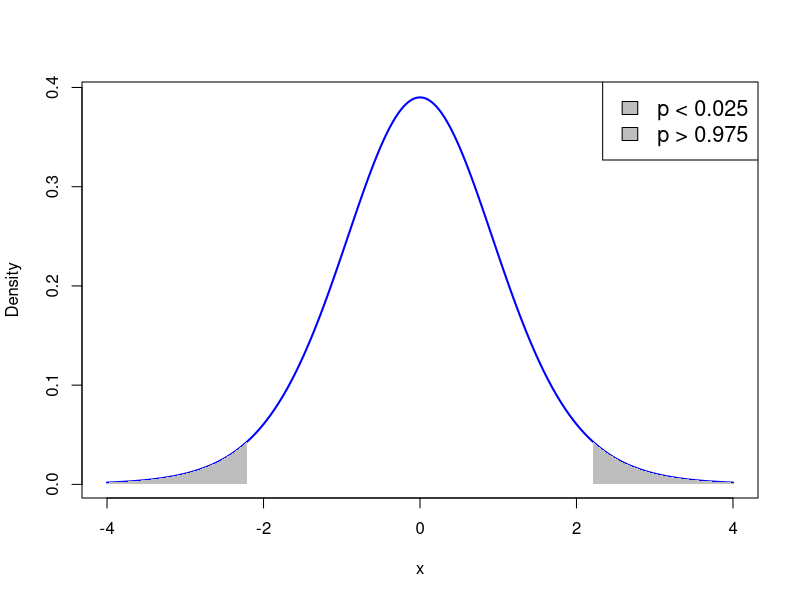
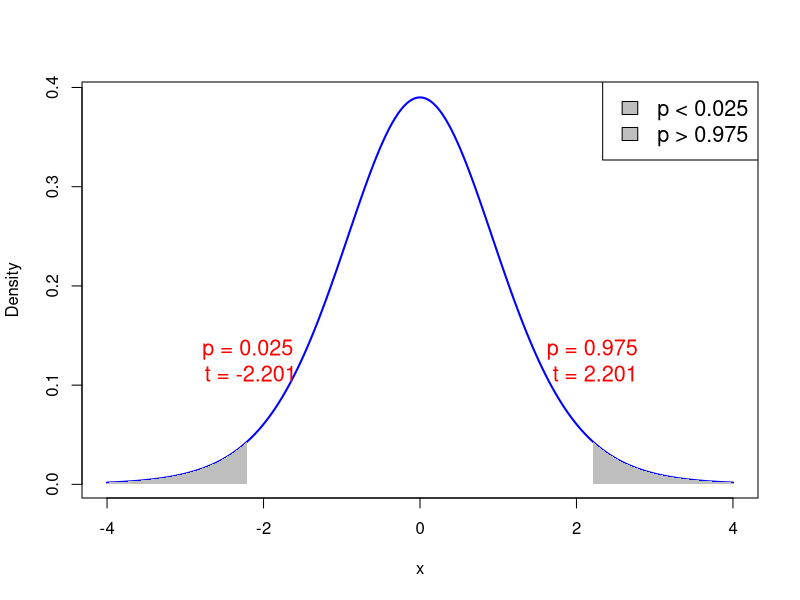
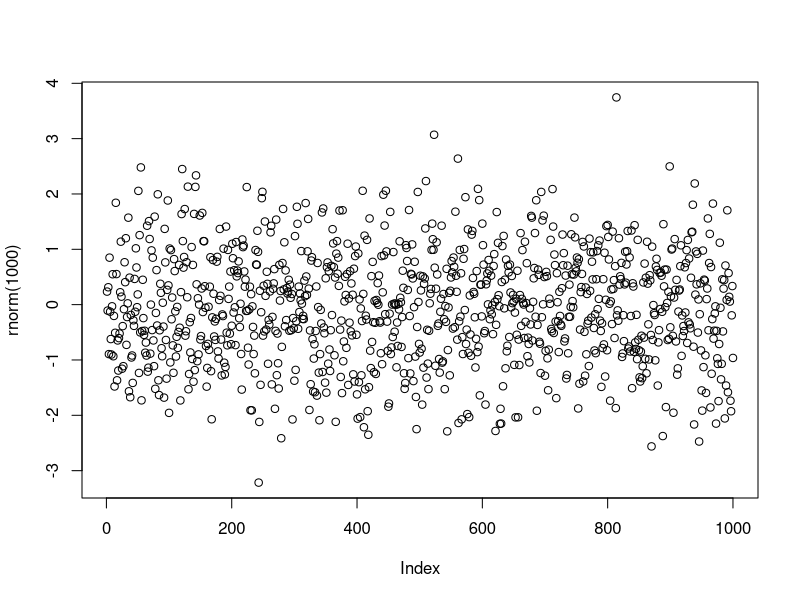
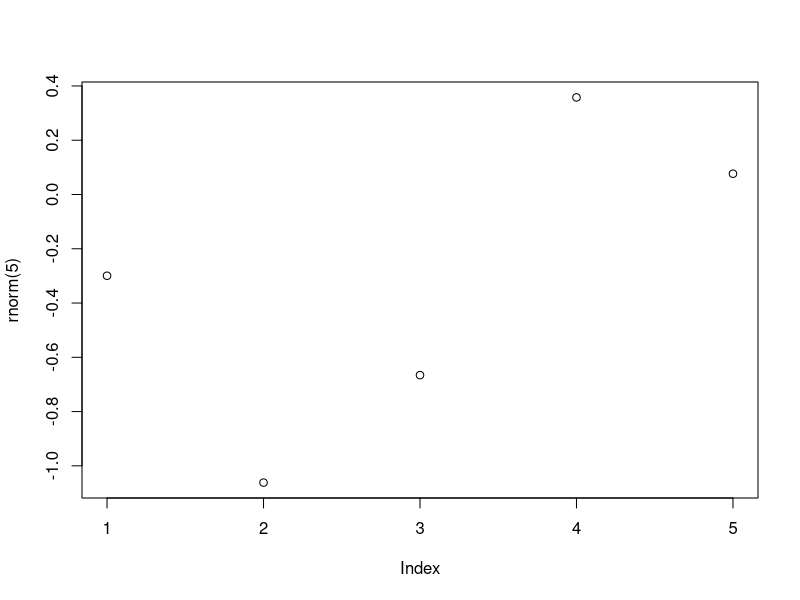
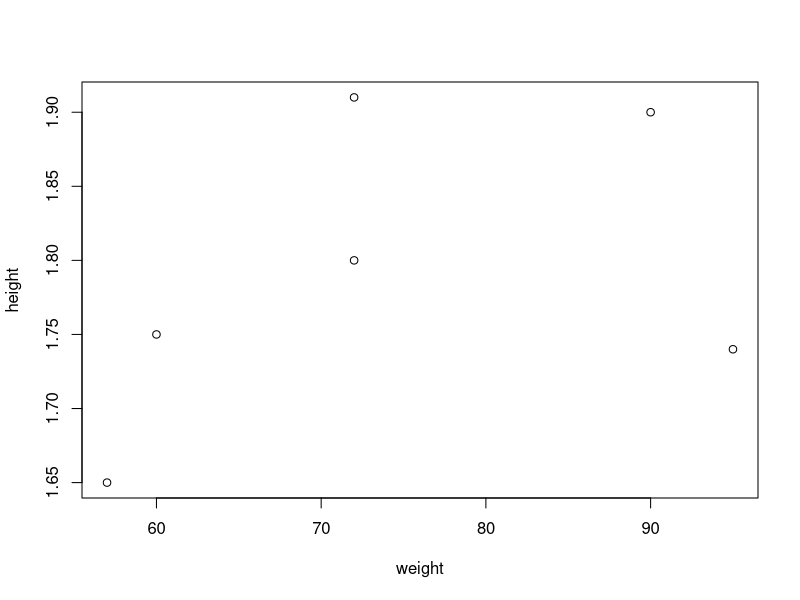
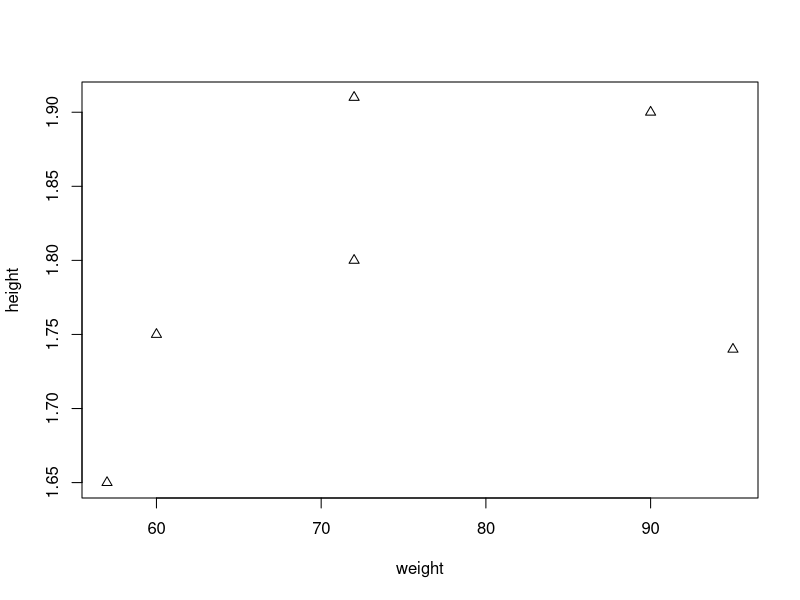
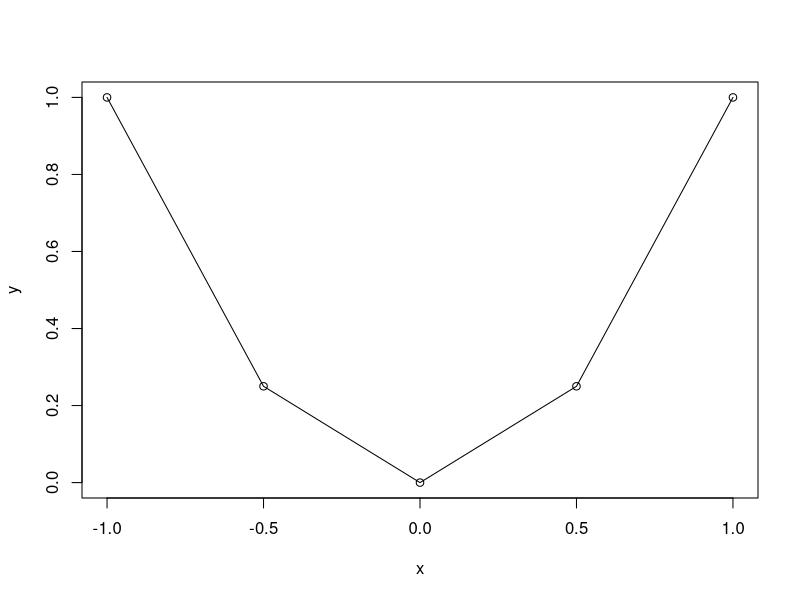
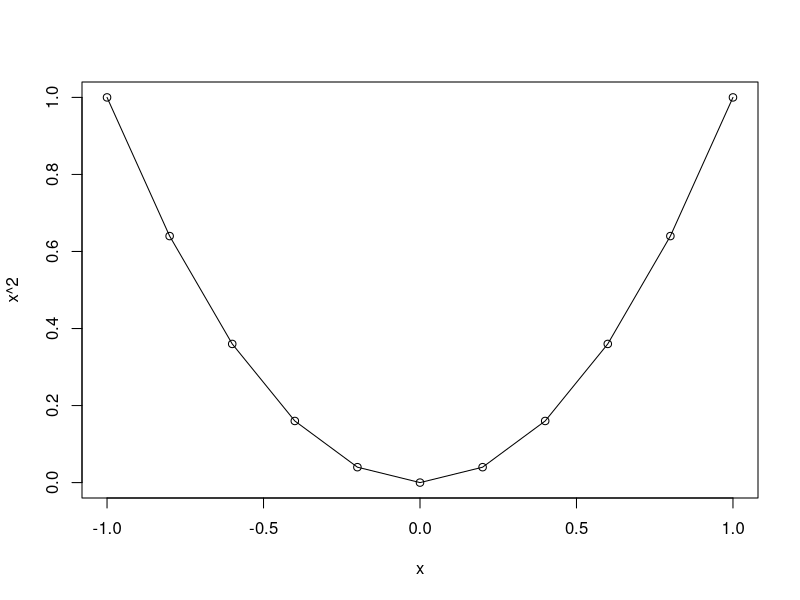

The R source for these figures, in order:
#
#
#
#
#
#
#
#
#
#
#
#
#
#
#
#
#
#
#
#
#
#
#
#
#
#
#
#
#
#
#
#
#
#
#
#
#
#
#
#
#
#
#
#
#
#
#
#
#
#
#
#
#
#
#
#
#
#
#
#
#
#
#
#
#
#
#
#
#
#
#
#
#
#
#
#
#
#
#
#
#
#
#
#
#
#
#
#
#
#
#
#
#
#
#
#
#
#
#
#
#
#
#
#
#
#
#
#
#
#
#
#
#
#
#
#
#
#
#
#
#
#
#
#
#
#
#
#
#
#
#
#
#
#
#
#
#
#
#
#
#
#
#
#
#
#
#
#
#
#
#
#
#
#
#
#
#
#
#
#
#
#
#
#
#
#
#
#
#
#
#
#
#
#
#
#
#
#
# Degrees of freedom
df <- 11

# Values for x-axis
x <- seq(-4, 4, length.out = 1000)

# Calculate PDF of t-distribution
pdf <- dt(x, df)

# Plot PDF
plot(x, pdf, type = "l", col = "blue", lwd = 2, xlab = "x", ylab = "Density")

# Shade area where p-value < 0.025
x_fill_left <- x[x <= qt(0.025, df)]
y_fill_left <- pdf[x <= qt(0.025, df)]
polygon(c(x_fill_left, rev(x_fill_left)), c(y_fill_left, rep(0, length(y_fill_left))), col = "gray", border = NA)

# Shade area where p-value > 0.975
x_fill_right <- x[x >= qt(0.975, df)]
y_fill_right <- pdf[x >= qt(0.975, df)]
polygon(c(x_fill_right, rev(x_fill_right)), c(y_fill_right, rep(0, length(y_fill_right))), col = "gray", border = NA)

# Add legend
legend("topright", legend = c("p < 0.025", "p > 0.975"), fill = "gray", cex = 1.3)


#
#
#
#
#
#
#
#
#
#
#
#
#
#
#
#
#
#
#
#
#
#
#
#
#
#
#
#
#
#
#
#
#
#
#
#
#
#
#
#
#
#
#
#
#
#
#
#
#
#
#
#
#
#
#
#
#
#
#
#
#
#
#
#
#
#
#
#
#
#
#
#
#
#
#
#
#
#
#
#
#
#
#
#
#
#
#
#
#
#
#
#
#
#
#
#
#
#
#
#
#
#
#
#
#
#
#
#
#
#
#
#
#
#
#
#
#
#
#
#
#
#
#
#
#
#
#
#
#
#
#
#
#
#
#
#
#
#
#
#
#
#
#
#
#
#
#
#
#
#
#
#
#
#
#
#
#
#
#
#
#
#
#
#
#
#
#
#
#
#
#
#
#
#
#
#
#
#
#
#
#
#
#
#
#
#
#
#
#
#
#
#
#
#
#
#
#
#
#
#
#
#
#
#
#
#
#
#
#
#
#
#
#
#
#
#
#
# Degrees of freedom
df <- 11

# Values for x-axis
x <- seq(-4, 4, length.out = 1000)

# Calculate PDF of t-distribution
pdf <- dt(x, df)

# Plot PDF
plot(x, pdf, type = "l", col = "blue", lwd = 2, xlab = "x", ylab = "Density")

# Shade area where p-value < 0.025
x_fill_left <- x[x <= qt(0.025, df)]
y_fill_left <- pdf[x <= qt(0.025, df)]
polygon(c(x_fill_left, rev(x_fill_left)), c(y_fill_left, rep(0, length(y_fill_left))), col = "gray", border = NA)

# Shade area where p-value > 0.975
x_fill_right <- x[x >= qt(0.975, df)]
y_fill_right <- pdf[x >= qt(0.975, df)]
polygon(c(x_fill_right, rev(x_fill_right)), c(y_fill_right, rep(0, length(y_fill_right))), col = "gray", border = NA)

# Add annotations for p value = 0.025 on both sides
text(qt(0.025, df), dt(qt(0.025, df), df) + 0.05, paste("p = 0.025\n t =", round(qt(0.025, df), 4)), pos = 3, col = "red", cex = 1.3, adj = c(8.5, 4.5))
text(qt(0.975, df), dt(qt(0.975, df), df) + 0.05, paste("p = 0.975\n t =", round(qt(0.975, df), 4)), pos = 3, col = "red", cex = 1.3, adj = c(5.5, 4.5))

# Add legend
legend("topright", legend = c("p < 0.025", "p > 0.975"), fill = "gray", cex = 1.3)


#
#
#
#
#
#
#
#
#
#
#
#
#
#
#
#
#
#
#
#
#
#
#
#
#
#
#
#
#
#
#
#
#
#
#
#
#
#
#
#
#
#
#
#
#
#
#
#
#
#
#
#
#
#
#
#
#
#
#
#
#
#
#
#
#
#
#
#
#
#
#
#
#
#
#
#
#
#
#
#
#
#
#
#
#
#
#
#
#
#
#
#
#
#
#
#
#
#
#
#
#
#
#
#
#
#
#
#
#
#
#
#
#
#
#
#
#
#
#
#
#
#
#
#
#
#
#
#
#
#
#
#
#
#
#
#
#
#
#
#
#
#
#
#
#
#
#
#
#
#
#
#
#
#
#
#
#
#
#
#
#
#
#
#
#
#| echo: true
plot(rnorm(1000))
#
#
#
#
#
#
#
#
#
#
#
#| echo: true

2 + 2
2 * 3 - 1 + 2 ^ 7
exp(-10)
log(2)
pi
sin(pi/2)

#
#
#
#
#
#
#
#
#
#
#
#
#
#
#
#
#
#
#
#
#
#
#
#
#
#
#
#
#
#
#
#
#
#
#
#
#
#
#
#
#
#
#
#
#
#
#
#
#
#
#
#
#
#
#
#
#
#
#
#
#
#
#
#
#
#
#
#
#
#
#
#
#
#
#
#
#
#
#
#
#
#
#
#| echo: true

# This is a comment in R
# Comments are ignored by R

1 + 1   # This works out the result of one plus one!
#
#
#
#
#
#
#
#
#
#
#
#
#
#
#
#
#
#
#
#
#
#
#
#
#
#
#
#
#
#
#
#
#
#
#
#
#
#
#
#
#
#
#
#
#
#
#
#
#
#
#
#
#
#
#
#
#
#
#
#
#
#
#
#
#
#
#
#
#
#| echo: true
rnorm(5)
#
#
#
#
#
#| echo: true
#| output-location: slide
plot(rnorm(5))
#
#
#
#
#
#
#
#
#
#
#
#
#
#
#
#
#
#
#
#
#
#
#
#
#
#
#
#
#
#| echo: true
x <- 2
x
#
#
#
#
#
#
#
#
#
#
#
#
#| echo: true
x <- 2
x + x
x
#
#
#
#
#
#
#
#
#
#
#
#
#
#
#
#
#
#
#
#
#
#
#
#
#
#
#
#
x <- 2
print(x)
#
#
#
#
#
#
#
#
#
#
#
#
#
#
#
#
#
#
#
#
#
#
#| echo: true
sentence <- "Stats is great!"
print(sentence)
#
#
#
#
#
#
#
#
#| echo: true
sentence <- "Stats is great!"
cat(sentence)
#
#
#
#
#
#
#
#
#
#
#| echo: true

# Store the result of 2 + 2 in variable two.plus.two

two.plus.two <- 2 + 2

# We want to print to screen the following message:
# "The result of 2 + 2 is two.plus.two"

cat("The result of 2 + 2 is", two.plus.two)
#
#
#
#
#
#
#
#
#
#
#
#
#
#
#
#
#
#
#
#
#
#
#
#
#
#
#
#
#
#
#
#
#
#
#
#
#
#
#
#
#
#
#
#
#
#
#
#
#
#
#
#
#
#
#
# This codes sums two numbers and prints result on screen
x <- 1
y <- 2

result <- x + y

# Print the result on screen
cat("Code run successfully!")
cat("The sum of", x , "and", y, "is", result)
#
#
#
#
#
#
#
#
#
#
#
#
#
rm(list = ls())
#
#
#
#| echo: true

# Create 3 variables x, y, z
x <- 2
y <- "Dog"
z <- pi

# Workspace contains variables x, y, z
# This can be displayed by using ls()
ls()
#
#
#
#
#
#
#
#
#
#
#
#| echo: true

# Create 3 variables x, y, z
x <- 2
y <- "Dog"
z <- pi

# Remove x from workspace
rm(x)

# Now the workspace contains only y and z
ls( )
#
#
#
#
#
#
#
#
#
#
#
#
#| echo: true

# Create 3 variables x, y, z
x <- 2
y <- "Dog"
z <- pi

# Remove all variables from workspace
rm(list = ls())

# Let us check that the workspace is empty
ls( )
#
#
#
#
#
#
#
#
#
#
#
#
#
#
#
#
#
#
#
#
#
#
#
#
#
#
#
#
#
#
#
#
#
#
#
#
#
#
#
#
#
#
#
#
#
#
#
#
#
#
#
#
#
#
#
#
#
#
#
#
#
#
#
#
#
#
#
#
#
#
#
#
#
#
#
#
#
#
#
#
#
#
#| echo: true

# Constuct a vector and store it in variable "vector"
vector <- c(60, 72, 57, 90, 95, 72)

# Print vector
print(vector)
#
#
#
#
#
#
#
#
#
#
#
#
#
#
#
#
#
#| echo: true

# Constuct two vectors of radius and height of 6 cylinders
radius <- c(6, 7, 5, 9, 9, 7)
height <- c(1.7, 1.8, 1.6, 2, 1, 1.9)

# Compute the volume of each cylinder and store it in "volume"
volume <- pi * radius^2 * height

# Print volume
print(volume)
#
#
#
#
#
#
#
#
#
#
#
#| echo: true

a <- c(1, 2, 3, 4, 5, 6, 7)
b <- c(0, 1)

a + b
#
#
#
#
#
#
#
#
#
#
#
#
#
#
#
#
#
#
#
#
#| echo: true

vector <- c(1, 2, 3, 4, 5, 6)
scalar <- 2

# Multiplication of vector by a scalar
vector * scalar

# Summing a scalar to each component of a vector
vector + scalar
#
#
#
#
#
#
#
#
#
#
#
#
#
#
#
#
#
#
#
#
#
#
#
x <- c(1, 2, 3, 4, 5)

sum <- sum(x)
length <- length(x)

cat("Here is the vector x:", x)
cat("The components of vector x sum to", sum)
cat("The length of vector x is", length)
#
#
#
#
#
#
#
#
#
#
#
#
#
#
#
#
#
#
#
#
#
#
#
#
#
#
#
#
#
#
#
#
#
#
#
#
#
#
#
#
#
#
#
#
#
#
#
#
#
#
#
#
#
#
#
#
#
#
#
#
#
#
#
#
#
#
#
#
#
#
#
#
#
#
#
# First store the wage data into a vector
x <- c(36, 40, 46, 54, 57, 58, 59, 60, 62, 63)

# Let us compute the mean by using formula
xbar = sum(x) / length(x)

# Compute the mean by using built in R function
xbar_check = mean(x)

# We now print both results to screen
cat("Sample mean computed with formula is", xbar)
cat("Sample mean computed by R is", xbar_check)
cat("They coincide!")
#
#
#
#
#
#
#
#
#
#
#
#
#
#
#
#
#
#
#
#
#
#
#
#
# Again, store the wage data into a vector
x <- c(36, 40, 46, 54, 57, 58, 59, 60, 62, 63)

# Compute the sample variance using formula
xbar = mean(x)
n = length(x)
s2 = sum( (x - xbar)^2 ) / (n - 1) 

# Compute the sample variance using built in R function
s2_check = sd(x)^2

# We now print both results to screen
cat("Sample variance computed with formula is", s2)
cat("Sample variance computed by R is", s2_check)
cat("They coincide!")
#
#
#
#
#
#
#
#
#
#
#
#
#
#
#
#
#
#
#
#
#
#
#
#
#
#
#
#
#
#
#
#
#
#
#
#
#
#
#
#
#
#
#
#
#
#
#
#
#
#
#
#
#
#
#
#
#
#
#
#
#
#
#
#
#
#
#
#
#
#
#
#
#
#
#
#
#
#
#
#
#
#
#
#
#
#
#
#
#
#
#
#
#
#
#
#
#
#
#
#
#
#
#
#
#
#
#
#
#
#
#
#
#
#
#
#
#
#
#
#
#
#
#
#
#
#
#
#
#
#
#
#
#
#
#
#
#
#
#
#
#
#
#
#
#
#
#
#
#
#
#
#
#
#
#
#
#
#
#
#
#
#
#
#
#
#
#
#
#
#
#
#
#
#
#
#
#
#
#
#
#
# Enter CCI data using c()
score_2007 <- c(86, 86, 88, 90, 99, 97, 97, 96, 99, 97, 90, 90)
score_2009 <- c(24, 22, 21, 21, 19, 18, 17, 18, 21, 23, 22, 21)

# Compute vector of differences in CCI
difference <- score_2007 - score_2009

# Perform t-test with null hypothesis mu0 = 0
t.test(difference, mu = 0)
#
#
#
#
#
#
#
#
#
#
#
# Enter CCI data using c()
score_2007 <- c(86, 86, 88, 90, 99, 97, 97, 96, 99, 97, 90, 90)
score_2009 <- c(24, 22, 21, 21, 19, 18, 17, 18, 21, 23, 22, 21)
difference <- score_2007 - score_2009

# Store output of t-test
t_test_result <- t.test(difference, mu = 0)

# Capture output from print
output <- capture.output(print(t_test_result))

# Print only one line of the output
cat(output[2])
#
#
#
#
#
#
#
#
#
#
#
#
#
#
#
#
#
#
# Enter CCI data using c()
score_2007 <- c(86, 86, 88, 90, 99, 97, 97, 96, 99, 97, 90, 90)
score_2009 <- c(24, 22, 21, 21, 19, 18, 17, 18, 21, 23, 22, 21)
difference <- score_2007 - score_2009

# Store output of t-test
t_test_result <- t.test(difference, mu = 0)

# Capture output from print
output <- capture.output(print(t_test_result))

# Print only one line of the output
cat(output[4])
#
#
#
#
#
#
#
#
#
#
#
#
#
#
#
#
# Enter CCI data using c()
score_2007 <- c(86, 86, 88, 90, 99, 97, 97, 96, 99, 97, 90, 90)
score_2009 <- c(24, 22, 21, 21, 19, 18, 17, 18, 21, 23, 22, 21)
difference <- score_2007 - score_2009

# Store output of t-test
t_test_result <- t.test(difference, mu = 0)

# Capture output from print
output <- capture.output(print(t_test_result))

# Print only one line of the output
cat(output[5])
#
#
#
#
#
#
#
#
#
#
#
#
#
#
#
#
#
#
#
#
#
#
#
#
#
#
#
#
#
#
#
#
# Enter CCI data using c()
score_2007 <- c(86, 86, 88, 90, 99, 97, 97, 96, 99, 97, 90, 90)
score_2009 <- c(24, 22, 21, 21, 19, 18, 17, 18, 21, 23, 22, 21)
difference <- score_2007 - score_2009

# Store output of t-test
t_test_result <- t.test(difference, mu = 0)

# Capture output from print
output <- capture.output(print(t_test_result))

# Print only one line of the output
cat(output[6])
#
#
#
#
#
#
#
#
#
#
#
#
#
#
#
#
#
#
#
#
# Enter CCI data using c()
score_2007 <- c(86, 86, 88, 90, 99, 97, 97, 96, 99, 97, 90, 90)
score_2009 <- c(24, 22, 21, 21, 19, 18, 17, 18, 21, 23, 22, 21)
difference <- score_2007 - score_2009

# Store output of t-test
t_test_result <- t.test(difference, mu = 0)

# Capture output from print
output <- capture.output(print(t_test_result))

# Print only one line of the output
cat(output[7])
cat(output[8])
#
#
#
#
#
#
#
#
#
#
#
#
#
#
#
#
#
#
#
# Enter CCI data using c()
score_2007 <- c(86, 86, 88, 90, 99, 97, 97, 96, 99, 97, 90, 90)
score_2009 <- c(24, 22, 21, 21, 19, 18, 17, 18, 21, 23, 22, 21)
difference <- score_2007 - score_2009

# Store output of t-test
t_test_result <- t.test(difference, mu = 0)

# Capture output from print
output <- capture.output(print(t_test_result))

# Print only one line of the output
cat(output[7])
cat(output[8])
#
#
#
#
#
#
#
#
#
#
#
#
#
#
#
#
#
#
#
#
#
#
#
#
# Enter CCI data using c()
score_2007 <- c(86, 86, 88, 90, 99, 97, 97, 96, 99, 97, 90, 90)
score_2009 <- c(24, 22, 21, 21, 19, 18, 17, 18, 21, 23, 22, 21)
difference <- score_2007 - score_2009

# Store output of t-test
t_test_result <- t.test(difference, mu = 0)

# Capture output from print
output <- capture.output(print(t_test_result))

# Print only one line of the output
cat(output[7])
cat(output[8])
#
#
#
#
#
#
#
#
#
#
#
#
#
#
#
#
#
#
#
#
#
#
#
# Enter CCI data using c()
score_2007 <- c(86, 86, 88, 90, 99, 97, 97, 96, 99, 97, 90, 90)
score_2009 <- c(24, 22, 21, 21, 19, 18, 17, 18, 21, 23, 22, 21)
difference <- score_2007 - score_2009

# Store output of t-test
t_test_result <- t.test(difference, mu = 0)

# Capture output from print
output <- capture.output(print(t_test_result))

# Print only one line of the output
cat(output[9])
cat(output[10])
cat(output[11])
#
#
#
#
#
#
#
#
#
#
#
#
#
#
#
#
#
#
#
#
#
#
#
#
#
#
#
#
#
#
#
#
#
#
#
#
#
#
#
#
#
#
#
#
#
#
#
#
#
#
#
#
#
#
#
#
#
#
#
#
#
#| echo: true
#| output-location: slide

# Store weight and height data into vectors
weight <- c(60, 72, 57, 90, 95, 72)
height <- c(1.75, 1.80, 1.65, 1.90, 1.74, 1.91)

# Plot weight against height
plot(weight, height)
#
#
#
#
#
#
#
#
#
#
#
#
#
#
#
#
#
#
#| echo: true
#| output-location: slide

# Store weight and height data into vectors
weight <- c(60, 72, 57, 90, 95, 72)
height <- c(1.75, 1.80, 1.65, 1.90, 1.74, 1.91)

# Plot weight against height using little triangles
plot(weight, height, pch = 2)
#
#
#
#
#
#
#
#
#
#
#
#
#
#
#
#
#
#
#
#
#
#
#
#
#
#
#
#
#
#
#
#
#
#
#
#| echo: true
#| output-location: slide

# Input vector of x coordinates
x <- c(-1, -0.5, 0, 0.5, 1)

# Compute the function y=x^2
y <- x^2

# Generate scatter plot of (x,y)
plot(x, y)

# Add linear interpolation
lines(x, y)
#
#
#
#
#
#
#
#
#
#
#
#
#
#
#
#
#
#
#
#
#
#
#
#
#
#
#
#
#
#
#| echo: true
x <- seq(from = 2, to = 20, by = 2)
print(x)
#
#
#
#
#
#
#
#
#
#
#
#
#
#
#
#| echo: true
x <- seq(from = 1, to = 11, by = 2)
print(x)

y <- seq(1, 11, 2)
print(y)
#
#
#
#
#
#
#
#
#
#
#
#
#
#
#
#
#
#
#
#| echo: true

x <- seq(-1, 1, 0.2)
print(x)
#
#
#
#
#
#
#
#
#
#| echo: true
#| 
# Use seq() to generate x grid
x <- seq(from = -1, to = 1, by = 0.2)

# Plot the function y=x^2
plot(x, x^2)
lines(x, x^2)
#
#
#
#
#
#
#
#
#
#
#
#
#
#
#
#
#
#
#
#| echo: true
#| output-location: slide

y <- rnorm(1000)

plot(rnorm(1000))
#
#
#
#
#
#
#
#
